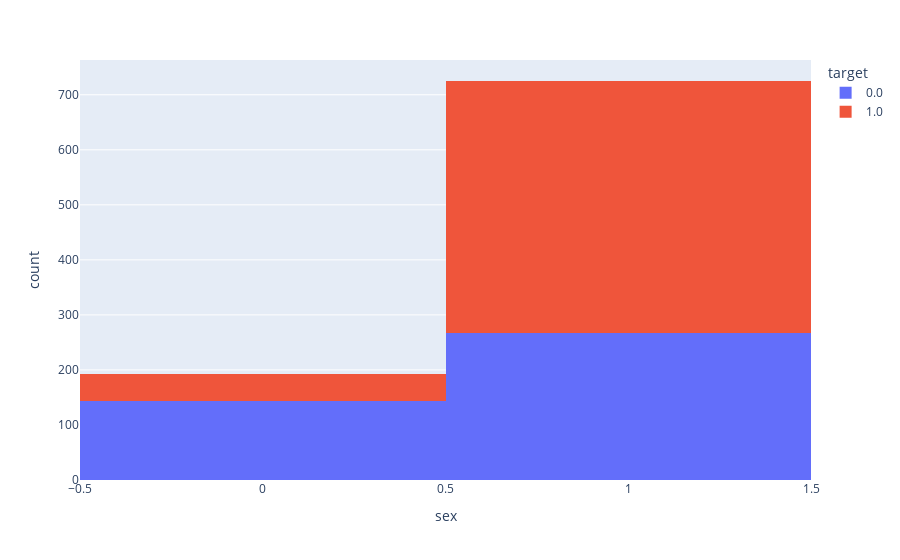

Source (notebook cell):
### Code cell
px.histogram(data , x = 'sex' , color = 'target')

### Figure 1 — Plotly figure (JSON) as saved in the notebook; plotly's stock layout.template omitted (floating-point values rounded to 4 significant figures; data arrays with more than 128 entries replaced by an {"elided": "..."} marker saying what was removed)
{"data": [{"bingroup": "x", "hovertemplate": "target=0.0<br>sex=%{x}<br>count=%{y}<extra></extra>", "legendgroup": "0.0", "marker": {"color": "#636efa", "pattern": {"shape": ""}}, "name": "0.0", "orientation": "v", "showlegend": true, "type": "histogram", "x": {"elided": "410 float values"}, "xaxis": "x", "yaxis": "y"}, {"bingroup": "x", "hovertemplate": "target=1.0<br>sex=%{x}<br>count=%{y}<extra></extra>", "legendgroup": "1.0", "marker": {"color": "#EF553B", "pattern": {"shape": ""}}, "name": "1.0", "orientation": "v", "showlegend": true, "type": "histogram", "x": {"elided": "508 float values"}, "xaxis": "x", "yaxis": "y"}], "layout": {"barmode": "relative", "legend": {"title": {"text": "target"}, "tracegroupgap": 0}, "margin": {"t": 60}, "xaxis": {"anchor": "y", "domain": [0, 1], "title": {"text": "sex"}}, "yaxis": {"anchor": "x", "domain": [0, 1], "title": {"text": "count"}}}}
